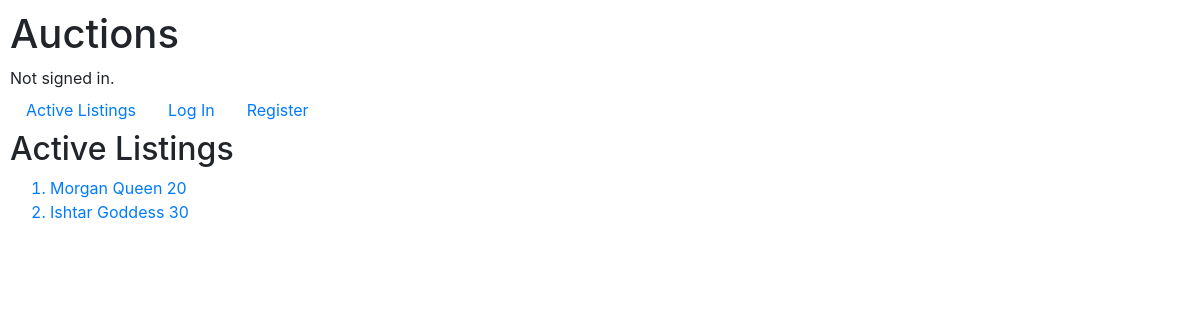
Page /auctions/ on the committed database.
### auctions/models.py (models this page shows)
class Listing(models.Model):
    creator = models.CharField(max_length=64)
    title = models.CharField(max_length=64)
    description = models.CharField(max_length=64)
    price = models.IntegerField()
    winner = models.CharField(max_length=64, default="None")
    status = models.CharField(max_length=64, default="active")
    users = models.ManyToManyField(User, blank=True, related_name= "wishlist")
    def __str__(self):
        return f"{self.title} {self.description} {self.price}"

### auctions/views.py (the view)
# urls.py: path("", views.index, name="index"),
def index(request):
    return render(request, "auctions/index.html", {
        "listings": Listing.objects.all()
    })

### auctions/templates/auctions/index.html
{% extends "auctions/layout.html" %}
{% block body %}
    <h2>Active Listings</h2>
    <ol>
        {% for listing in listings %}
            <a href="{% url 'listing' listing.id %}"><li>{{ listing }}</li></a>
        {% endfor %}
    </ol>
{% endblock %}

### auctions/static/auctions/styles.css (style rules this page uses)
body { padding: 10px; }

### rows in the picture
Listing: title+description+price "Morgan Queen 20"
Listing: title+description+price "Ishtar Goddess 30"
